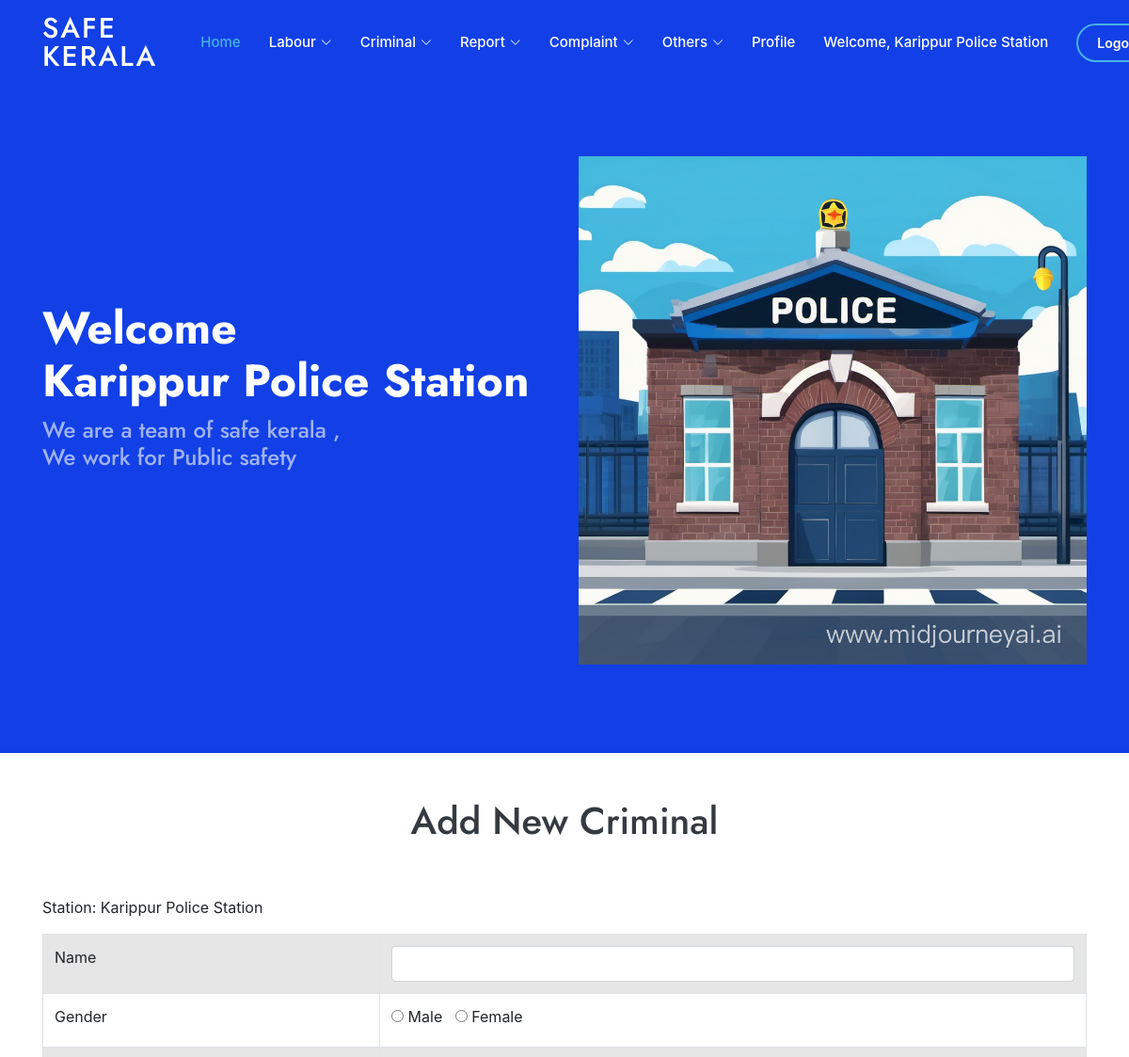
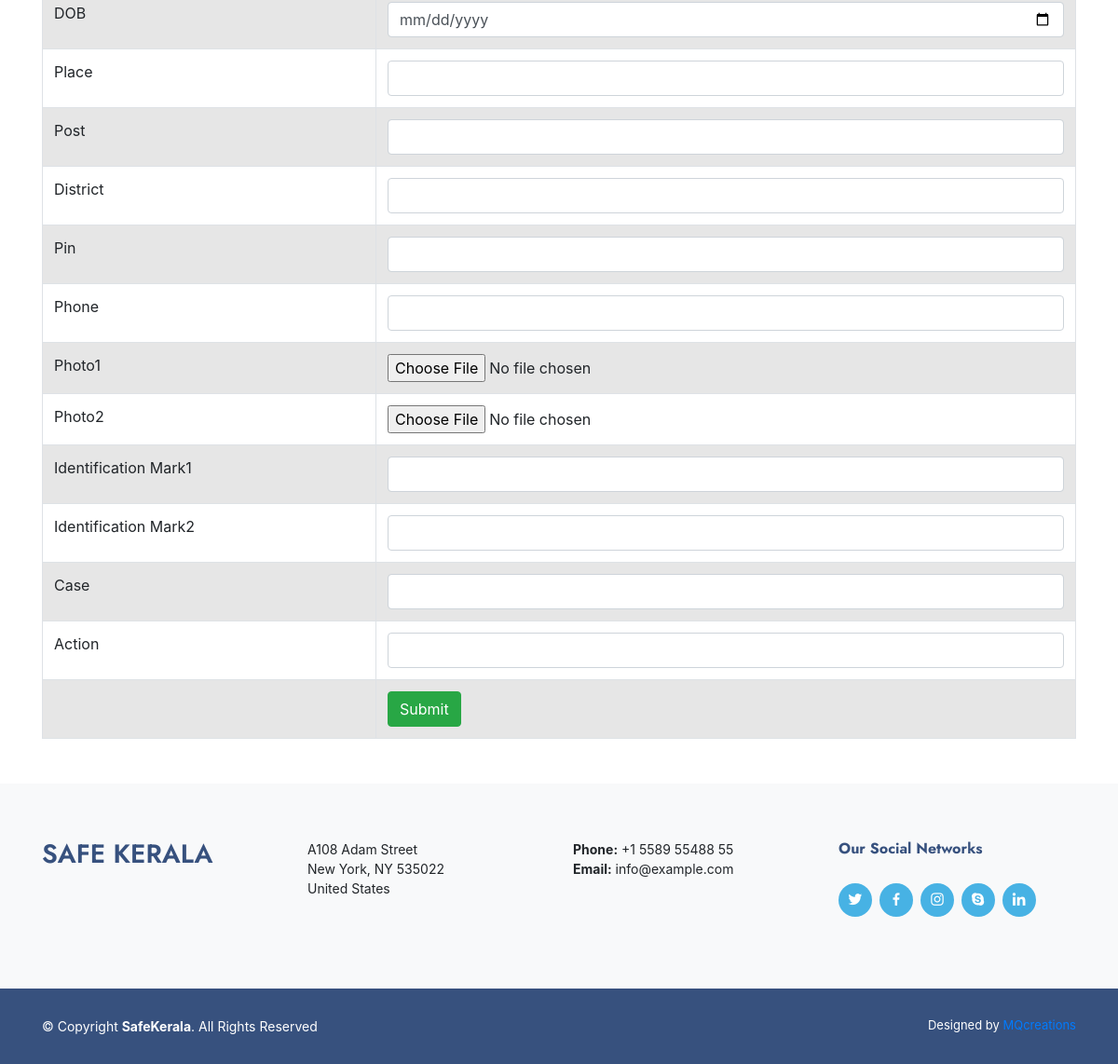
/station_url/station_add_criminal/ (signed in), run on the app's committed database (2 pictures, top to bottom).
### safekerala_admin/models.py (models this page shows)
class StationsDB(models.Model):
    StationName = models.CharField(max_length=20, null=True, blank=True)
    Email = models.EmailField(max_length=50, null=True, blank=True)
    Phone = models.IntegerField(null=True, blank=True)
    Post = models.CharField(max_length=50, null=True, blank=True)
    District = models.CharField(max_length=20, null=True, blank=True)
    Place = models.CharField(max_length=20, null=True, blank=True)
    Pin = models.IntegerField(null=True, blank=True)
    Latitude = models.FloatField(null=True, blank=True)
    Longitude = models.FloatField(null=True, blank=True)
    username = models.CharField(max_length=50, null=True, blank=True)
    password = models.CharField(max_length=8, blank=True, null=True)

### safekerala_station/views.py (the view)
# urls.py: path('station_add_criminal/', views.station_add_criminal, name="station_add_criminal"),
def station_add_criminal(req):
    station_id = req.session.get('station_id')
    station = StationsDB.objects.get(id=station_id)
    return render(req, "add criminal.html", {'station': station})

### safekerala_station/templates/add criminal.html (shortened to what this page needs)
{% extends 'stn_index.html' %}
{% block content %}
<body>
<h1 class="text-dark text-center pb-5">Add New Criminal</h1>
<p>Station: {{ station.StationName }}</p>
<form id="form1" name="form1" method="post" action="{% url 'save_station_add_criminal' %}" enctype="multipart/form-data">
  <table class="table table-bordered table-striped">
    <tr>
      <td >Name</td>
      <td >
      <input type="text" name="textfield" id="textfield"class="form-control" pattern="[A-Z//a-z// ]{3,}"/></td>
    </tr>
    <tr>
      <td>Gender</td>
      <td><label for="textfield2">
        <input type="radio" name="textfield2" id="textfield2" value="male"> Male  &nbsp;
<input type="radio" name="textfield2" id="textfield2" value="female"> Female
      </label></td>
    </tr>
    <tr>
      <td>DOB</td>
      <td>
      <input type="date" name="textfield3" id="textfield3"class="form-control" required/></td>
    </tr>
    <tr>
      <td>Place</td>
      <td>
      <input type="text" name="textfield4" id="textfield4"class="form-control" required/></td>
    </tr>
    <tr>
      <td>Post</td>
      <td>
      <input type="text" name="textfield5" id="textfield5"class="form-control" required/></td>
    </tr>
    <tr>
      <td>District</td>
      <td>
      <input type="text" name="textfield6" id="textfield6"class="form-control" required/></td>
    </tr>
    <tr>
      <td>Pin</td>
      <td>
      <input type="text" name="textfield7" id="textfield7"class="form-control" required/></td>
    </tr>
    <tr>
      <td>Phone</td>
      <td>
      <input type="text" name="textfield8" id="textfield8"class="form-control" pattern="[0-9]{10}"/></td>
    </tr>
    <tr>
      <td>Photo1</td>
      <td><input type="file" name="imageField" id="imageField" src="image1" required/></td>
    </tr>
    <tr>
      <td>Photo2</td>
      <td><input type="file" name="imageField2" id="imageField2" src="image2" required /></td>
    </tr>
    <tr>
      <td>Identification Mark1</td>
      <td>
      <input type="text" name="textfield9" id="textfield10" class="form-control" required/></td>
    </tr>
    <tr>
      <td>Identification Mark2</td>
      <td>
      <input type="text" name="textfield10" id="textfield11"class="form-control" required /></td>
    </tr>
      <tr>
      <td>Case</td>
      <td>
      <input type="text" name="textfield11" id="textfield12" class="form-control" required/></td>
    </tr>
    <tr>
      <td>Action</td>
      <td>
      <input type="text" name="textfield12" id="textfield13"class="form-control" required /></td>
    </tr>
    <tr>
      <td>&nbsp;</td>
      <td><input type="submit" name="button" id="button" value="Submit" onclick="return confirm('added successfully...')" class="btn btn-success  "/></td>
    </tr>
  </table>
</form>
</body>
{% endblock %}

### safekerala_station/templates/stn_index.html (shortened to what this page needs)
<!DOCTYPE html>
{% load static %}
<html lang="en">
<head>
    <link href="{% static 'vendor/aos/aos.css' %}" rel="stylesheet">
    <link href="{% static 'vendor/bootstrap/css/bootstrap.min.css' %}" rel="stylesheet">
    <link href="{% static 'vendor/bootstrap-icons/bootstrap-icons.css' %}" rel="stylesheet">
    <link href="{% static 'vendor/boxicons/css/boxicons.min.css' %}" rel="stylesheet">
    <link href="{% static 'vendor/glightbox/css/glightbox.min.css' %}" rel="stylesheet">
    <link href="{% static 'vendor/remixicon/remixicon.css' %}" rel="stylesheet">
    <link href="{% static 'vendor/swiper/swiper-bundle.min.css' %}" rel="stylesheet">
    <link href="{% static 'css/style.css' %}" rel="stylesheet" type="text/css" media="all"/>
    <link rel="stylesheet" href="https://stackpath.bootstrapcdn.com/bootstrap/4.5.2/css/bootstrap.min.css"
>
</head>
<body>
<header id="header" class="fixed-top">
    <div class="container d-flex align-items-center">
        <h1 class="logo me-auto"><a href="{% url 'stn_index' %}">Safe Kerala</a></h1>
        <nav id="navbar" class="navbar">
            <ul>
                <li><a class="nav-link scrollto active" href="{% url 'stn_index' %}">Home</a></li>
                <li class="dropdown"><a href="#"><span>Labour</span> <i class="bi bi-chevron-down"></i></a>
                </li>
                <li class="dropdown"><a href="#"><span>Criminal</span> <i class="bi bi-chevron-down"></i></a>
                </li>
                <li class="dropdown"><a href="#"><span>Report</span> <i class="bi bi-chevron-down"></i></a>
                </li>
                <li class="dropdown"><a href="#"><span>Complaint</span> <i class="bi bi-chevron-down"></i></a>
                </li>
                <li class="dropdown"><a href="#"><span>Others</span> <i class="bi bi-chevron-down"></i></a>
                </li>
                <li><a class="nav-link " href="{% url 'station_view_profile' %}#main">Profile</a></li>
                <li>
                    {% if request.session.usr_name %}
                    <a href="#">Welcome, {{ request.session.usr_name }}</a>
                    {% endif %}
                </li>
                <li><a class="getstarted scrollto" href="/">Logout</a></li>
            </ul>
        </nav>
    </div>
</header>
<section id="hero" class="d-flex align-items-center mb-5" style="height: 100vh;background-color:#1240e6;">
    <div class="container">
        <div class="row">
            <div class="col-lg-6 d-flex flex-column justify-content-center pt-4 pt-lg-0 order-2 order-lg-1"
                 data-aos="fade-up" data-aos-delay="200">
                <h1>Welcome <br>{% if request.session.usr_name %}
                    {{ request.session.usr_name }}
                    {% endif %}</h1>
                <h2>We are a team of safe kerala ,<br>
                    We work for Public safety</h2>
            </div>
            <div class="col-lg-6 order-1 order-lg-2 hero-img" data-aos="zoom-in" data-aos-delay="200">
                <img src="{% static 'img/1702194718243dy24kd2l.png' %}" class="img-fluid animated" alt="">
            </div>
        </div>
    </div>
</section>
<main id="main" class="container">
    {% block content %}{% endblock %}
</main>
<footer id="footer" class="mt-5">
    <div class="footer-top bg-light">
        <div class="container">
            <div class="row">
                <div class="col-lg-3 col-md-6 footer-contact">
                    <h3>Safe Kerala</h3>
                </div>
                <div class="col-lg-3 col-md-6 footer-links">
                    <p>
                        A108 Adam Street <br>
                        New York, NY 535022<br>
                        United States <br><br>
                    </p>
                </div>
                <div class="col-lg-3 col-md-6 footer-links">
                    <p>
                        <strong>Phone:</strong> +1 5589 55488 55<br>
                        <strong>Email:</strong> info@example.com<br>
                    </p>
                </div>
                <div class="col-lg-3 col-md-6 footer-links">
                    <h4>Our Social Networks</h4>
                    <div class="social-links mt-3">
                        <a href="#" class="twitter"><i class="bx bxl-twitter"></i></a>
                        <a href="#" class="facebook"><i class="bx bxl-facebook"></i></a>
                        <a href="#" class="instagram"><i class="bx bxl-instagram"></i></a>
                        <a href="#" class="google-plus"><i class="bx bxl-skype"></i></a>
                        <a href="#" class="linkedin"><i class="bx bxl-linkedin"></i></a>
                    </div>
                </div>
            </div>
        </div>
    </div>
    <div class="container footer-bottom clearfix">
        <div class="copyright">
            &copy; Copyright <strong><span>SafeKerala</span></strong>. All Rights Reserved
        </div>
        <div class="credits">
            Designed by <a href="#">MQcreations</a>
        </div>
    </div>
</footer>
</body>
</html>

### safekerala_admin/static/css/style.css (style rules this page uses)
body { font-family: "Open Sans", sans-serif; color: #444444; }
a { color: #47b2e4; text-decoration: none; }
h1, h2, h3, h4, h5, h6 { font-family: "Jost", sans-serif; }
#header { transition: all 0.5s; z-index: 1001; padding: 15px 0; }
#header .logo { font-size: 30px; margin: 0; padding: 0; line-height: 1; font-weight: 500; letter-spacing: 2px; text-transform: uppercase; }
#header .logo a { color: #fff; }
.navbar { padding: 0; }
.navbar ul { margin: 0; padding: 0; display: flex; list-style: none; align-items: center; }
.navbar li { position: relative; }
.navbar a, .navbar a:focus { display: flex; align-items: center; justify-content: space-between; padding: 10px 0 10px 30px; font-size: 15px; font-weight: 500; color: #fff; white-space: nowrap; transition: 0.3s; }
.navbar a i, .navbar a:focus i { font-size: 12px; line-height: 0; margin-left: 5px; }
.navbar a:hover, .navbar .active, .navbar .active:focus, .navbar li:hover>a { color: #47b2e4; }
.navbar .getstarted, .navbar .getstarted:focus { padding: 8px 20px; margin-left: 30px; border-radius: 50px; color: #fff; font-size: 14px; border: 2px solid #47b2e4; font-weight: 600; }
#hero { width: 100%; height: 80vh; background: #37517e; }
#hero .container { padding-top: 72px; }
#hero h1 { margin: 0 0 10px 0; font-size: 48px; font-weight: 700; line-height: 56px; color: #fff; }
#hero h2 { color: rgba(255, 255, 255, 0.6); margin-bottom: 50px; font-size: 24px; }
#hero .animated { animation: up-down 2s ease-in-out infinite alternate-reverse both; }
section { padding: 60px 0; overflow: hidden; }
#footer { font-size: 14px; background: #37517e; }
#footer .footer-top { padding: 60px 0 30px 0; background: #fff; }
#footer .footer-top .footer-contact { margin-bottom: 30px; }
#footer .footer-top .footer-contact h3 { font-size: 28px; margin: 0 0 10px 0; padding: 2px 0 2px 0; line-height: 1; text-transform: uppercase; font-weight: 600; color: #37517e; }
#footer .footer-top h4 { font-size: 16px; font-weight: bold; color: #37517e; position: relative; padding-bottom: 12px; }
#footer .footer-top .footer-links { margin-bottom: 30px; }
#footer .footer-top .social-links a { font-size: 18px; display: inline-block; background: #47b2e4; color: #fff; line-height: 1; padding: 8px 0; margin-right: 4px; border-radius: 50%; text-align: center; width: 36px; height: 36px; transition: 0.3s; }
#footer .footer-bottom { padding-top: 30px; padding-bottom: 30px; color: #fff; }
#footer .copyright { float: left; }
#footer .credits { float: right; font-size: 13px; }
#footer .credits a { transition: 0.3s; }

### data on the page
StationsDB: session.usr_name "Karippur Police Station", StationName "Karippur Police Station"
